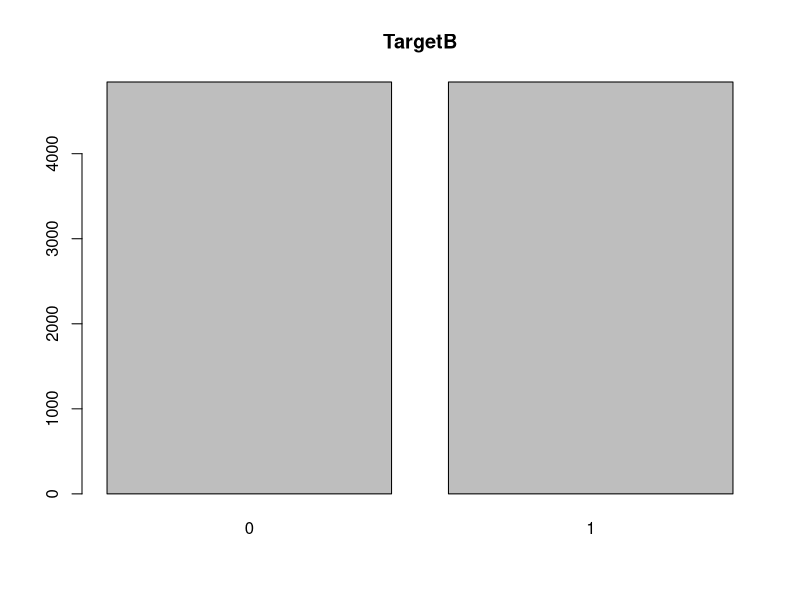
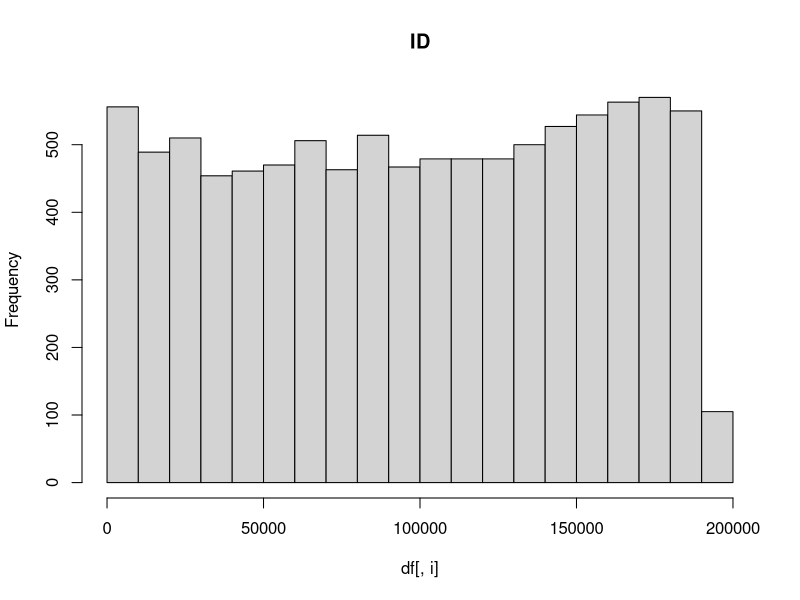
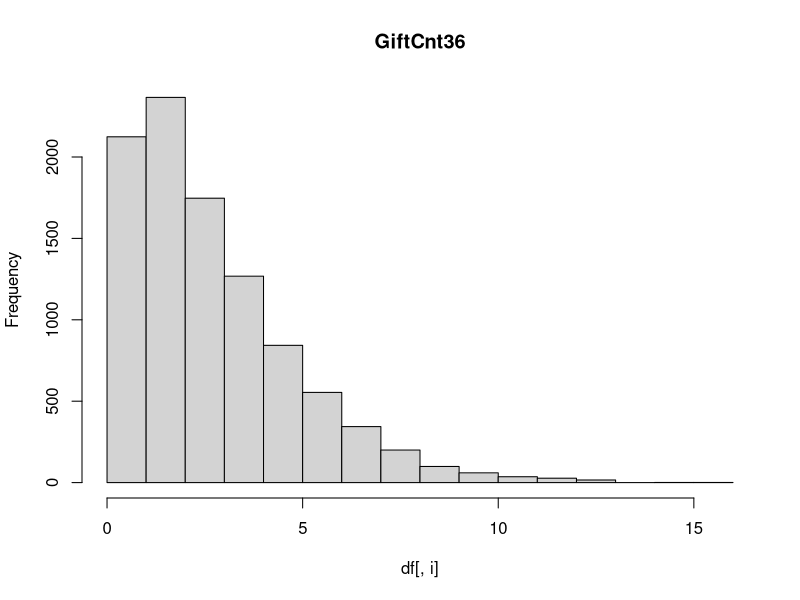
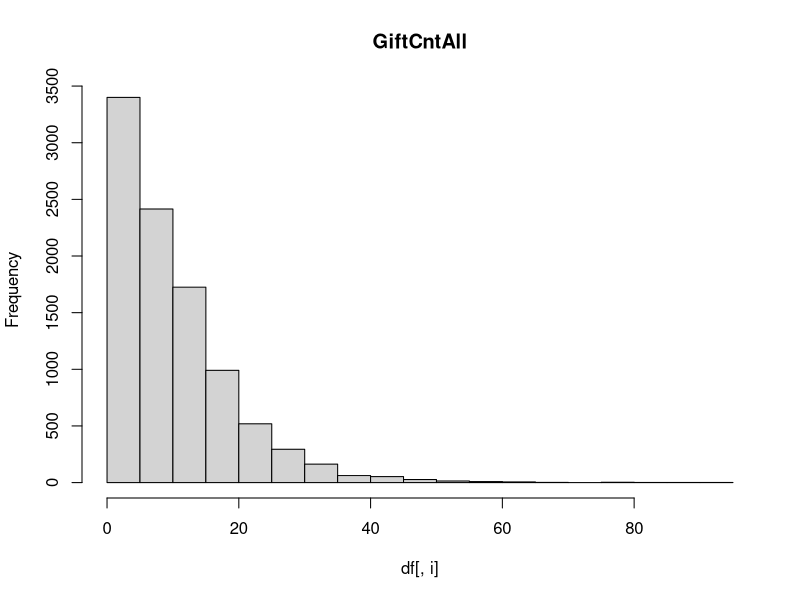
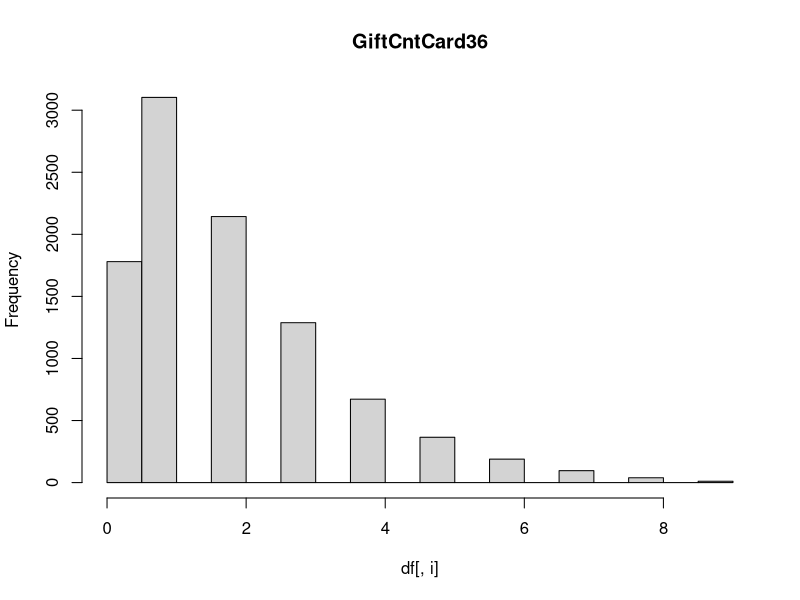
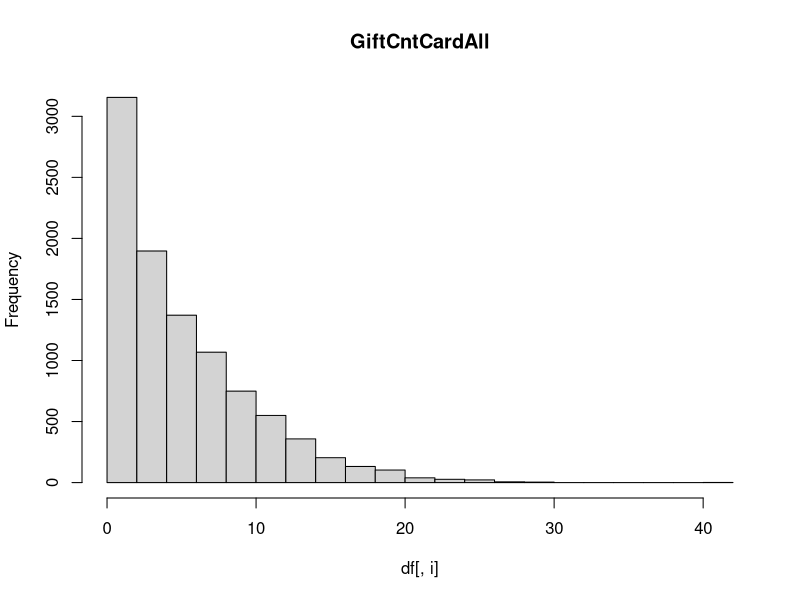
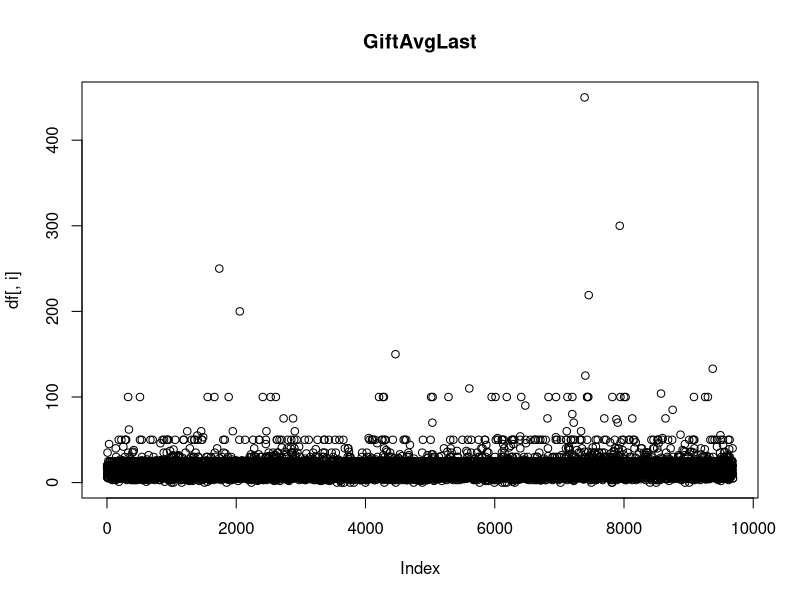
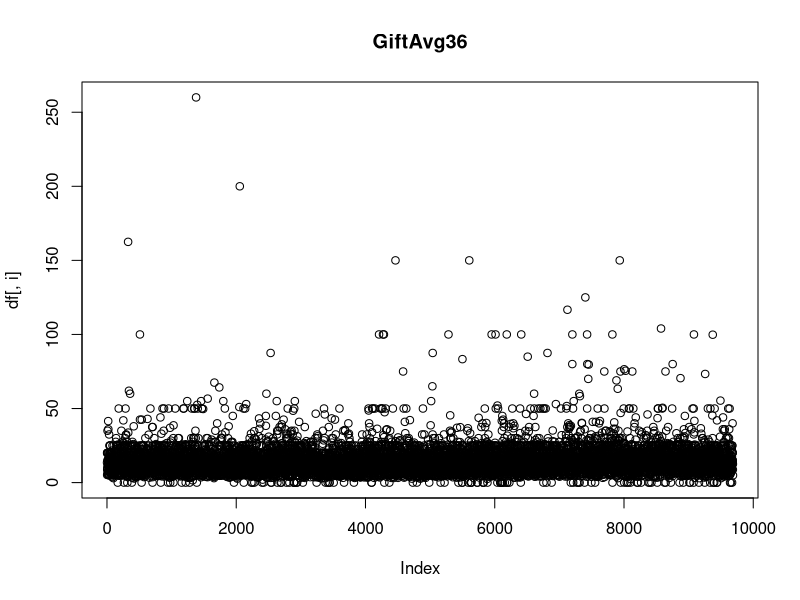

These charts were generated, in order, by the following R code: (Note: this script raises an error after producing the figures.)
library (data.table)
library (plyr)
library (stringr)

data<-read.csv("veterans.csv")
################Exploratory data analysis and Preprocessing the data###########################

data$TargetD <- NULL
sapply(data,class) # Need to treat $ gift amounts

#### removing dollar signs and commas from $value fields and making them numeric
data$GiftAvgLast<- as.numeric(substr(data[,'GiftAvgLast'],2,length(data[,'GiftAvgLast'])))
data$GiftAvg36<- as.numeric(substr(data[,'GiftAvg36'],2,length(data[,'GiftAvg36'])))
data$GiftAvgAll<- as.numeric(substr(data[,'GiftAvgAll'],2,length(data[,'GiftAvgAll'])))
data$GiftAvgCard36<- as.numeric(substr(data[,'GiftAvgCard36'],2,length(data[,'GiftAvgCard36'])))
data$DemMedHomeValue <- as.numeric(substr(gsub(",", "",data[,'DemMedHomeValue']),2,length(data[,'DemMedHomeValue'])))
data$DemMedIncome<- as.numeric(substr(gsub(",","",data[,'DemMedIncome']),2,length(data[,'DemMedIncome'])))
data$DemCluster<-as.factor(data$DemCluster)
data$TargetB<-as.factor(data$TargetB)

summary(data)  
table(data$TargetB)
## function to visualize the data and make initial hypothesis 
plot_variables<- function (df){
  for (i in 1: ncol(df)){
    a=colnames(df[i])
    if(class(df[,i])=='integer'){
      hist(df[,i],main= a)
    }else plot(df[,i],main=a)
  }
}
plot_variables(data)

## Treat missing values and prepare data set
data[data$DemMedIncome==0,'DemMedIncome']<- median(data$DemMedIncome,na.rm= TRUE)
data[data$DemMedHomeValue==0,'DemMedHomeValue']<-median(data$DemMedHomeValue, na.rm= TRUE)
data[is.na(data$DemAge),'DemAge'] <- as.integer(median(data$DemAge, na.rm= TRUE))
data[is.na(data$DemAge),'DemAge'] <-0
data[is.na(data$GiftAvgCard36),'GiftAvgCard36']<-0

## Splitting data into training and testing
trainIdx<- createDataPartition(data$TargetB, p =0.7 , list = FALSE)
training<- subset(data,select=-c(ID))[trainIdx,]
testing<- data[-trainIdx,]

#Logistic Regression initial model 
model <- glm(TargetB ~ ., family = binomial(link = 'logit'), data = training)
summary(model)
anova(model, test = 'Chisq')

## Model Tuning: Only significant features and evaluating the performance based on AIC value
model_1<- glm(TargetB ~ GiftCnt36+GiftCntAll+GiftCntCard36+ GiftTimeLast+ GiftTimeFirst+ PromCntCardAll +DemMedHomeValue  , family = binomial(link = 'logit'), data = training)
summary(model_1)
anova(model_1, test = 'Chisq')

#Prediction on Test data and creating confusion matrix
pred_model <- predict(model_1, subset(testing,select =c(GiftCnt36,GiftCntAll,GiftCntCard36,GiftTimeLast,GiftTimeFirst,PromCntCardAll,DemMedHomeValue)),type="response")
for(i in 1: length(pred_model)) {if (pred_model[i]<0.5){pred[i]<-0}else {pred[i]<-1}}
matrix<-as.matrix(table(observed = testing[,1], predicted = pred))

sensitivity_model<-matrix[1,2]/sum(matrix[,2])
specificity_model<-matrix[1,1]/sum(matrix[,1])

